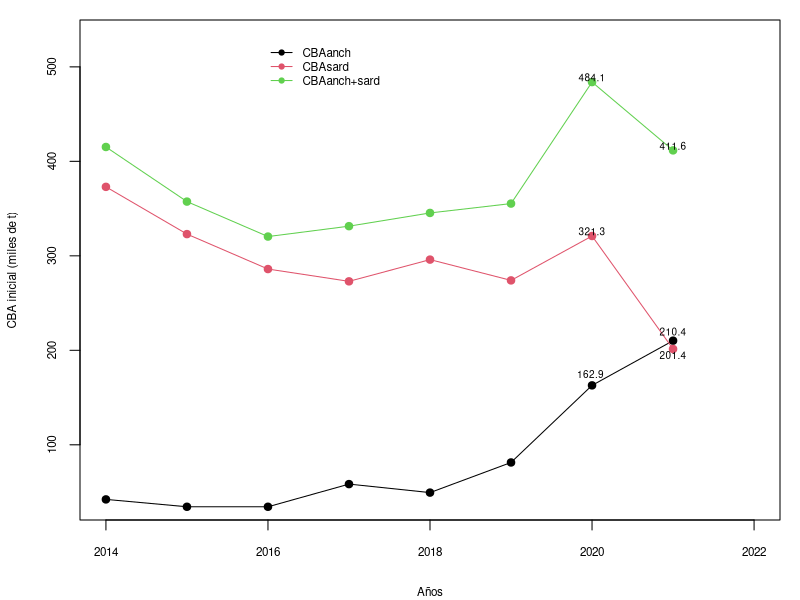
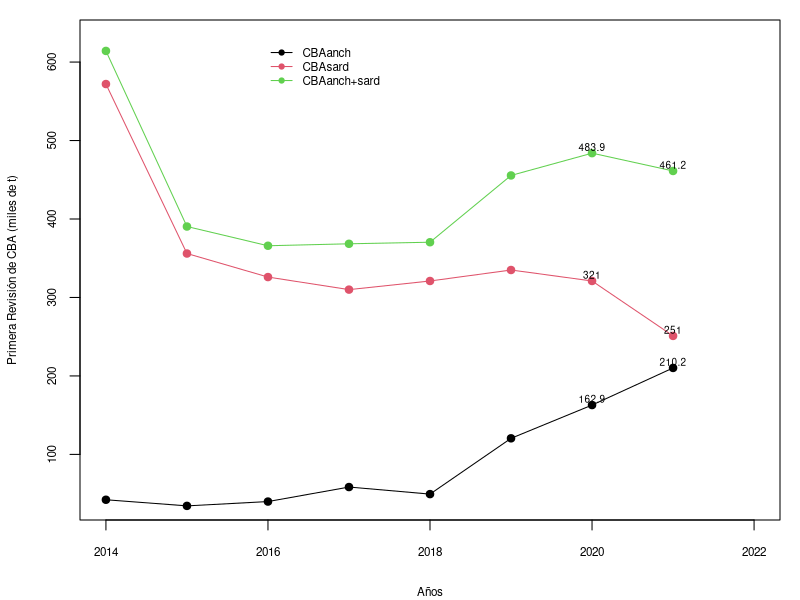
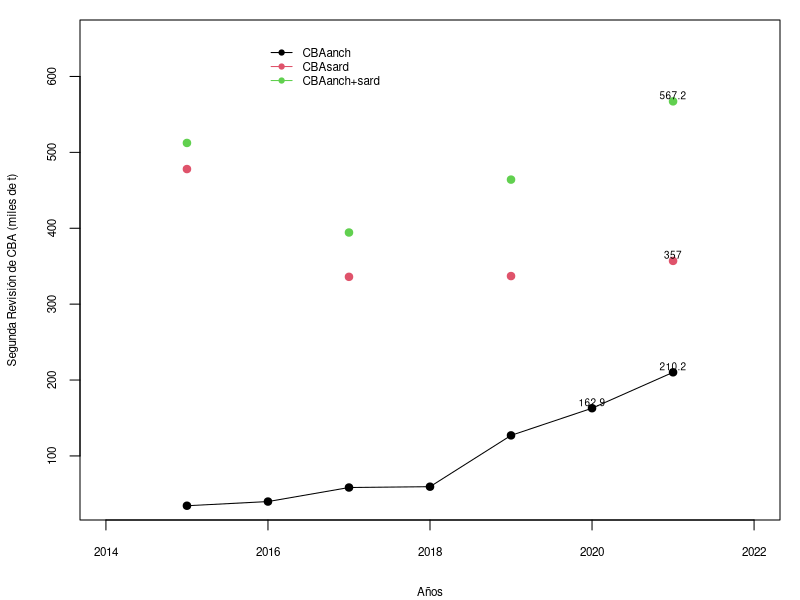
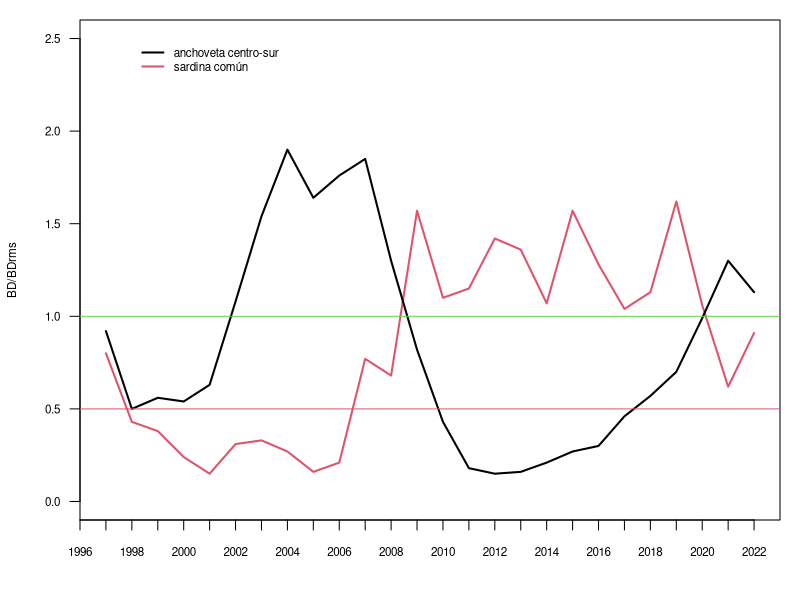

R code for these plots, in order:
## ---- chunk 1
year<-seq(2014,2021,1)
CBAanch<-c(42.2,34.4,34.4,58.4,49.4,81.3,162.9,210.2)
CBAsard<-c(373,323,286,273,296,274,321,201.4)
CBAmixta<-rowSums(cbind(CBAanch,CBAsard))

par(mfrow=c(1,1),mar=c(4,4,1,1))
plot(year,CBAanch,type="o",ylim=c(40,530),xlim=c(2014,2022),pch=19,ylab="CBA inicial (miles de t)",xlab="Años",cex.lab=0.7,cex.axis=0.7)
lines(year,CBAsard,col=2,type="o",pch=19)
lines(year,CBAmixta,col=3,type="o",pch=19)
text(c(rep(2020,3),rep(2021,3)),c(170,321,483.9,215,190,411.6)+5,c("162.9 ","321.3","484.1","210.4","201.4","411.6"),cex=0.6)
legend(2016,530,c("CBAanch","CBAsard","CBAanch+sard"),col=c(1,2,3),lwd=1,pch=19,cex=0.7,bty="n")
## ---- chunk 2
year<-seq(2014,2021,1)
CBAanch<-c(42.2,34.4,39.9,58.4,49.4,120.5,162.9,210.2)
CBAsard<-c(572,356,326,310,321,335,321,251)
CBAmixta2<-rowSums(cbind(CBAanch,CBAsard))

par(mfrow=c(1,1),mar=c(4,4,1,1))
plot(year,CBAanch,type="o",ylim=c(40,630),xlim=c(2014,2022),pch=19,ylab="Primera Revisión de CBA (miles de t)",xlab="Años",cex.lab=0.7,cex.axis=0.7)
lines(year,CBAsard,col=2,type="o",pch=19)
lines(year,CBAmixta2,col=3,type="o",pch=19)
text(c(rep(2020,3),rep(2021,3)),c(CBAsard[7],CBAanch[7],CBAmixta2[7],CBAsard[8],CBAanch[8],CBAmixta2[8])+8,c(CBAsard[7],CBAanch[7],CBAmixta2[7],CBAsard[8],CBAanch[8],CBAmixta2[8]),cex=0.6)
legend(2016,630,c("CBAanch","CBAsard","CBAanch+sard"),col=c(1,2,3),lwd=1,pch=19,cex=0.7,bty="n")
## ---- chunk 3
year<-seq(2014,2021,1)
CBAanch<-c(NA,34.4,39.9,58.4,59.5,127.1,162.9,210.2)
CBAsard<-c(NA,478,NA,336,NA,337,NA,357)
CBAmixta2<-rowSums(cbind(CBAanch,CBAsard))

par(mfrow=c(1,1),mar=c(4,4,1,1))
plot(year,CBAanch,type="o",ylim=c(40,650),xlim=c(2014,2022),pch=19,ylab="Segunda Revisión de CBA (miles de t)",xlab="Años",cex.lab=0.7,cex.axis=0.7)
lines(year,CBAsard,col=2,type="o",pch=19)
lines(year,CBAmixta2,col=3,type="o",pch=19)
text(c(rep(2020,3),rep(2021,3)),c(CBAsard[7],CBAanch[7],CBAmixta2[7],CBAsard[8],CBAanch[8],CBAmixta2[8])+8,c(CBAsard[7],CBAanch[7],CBAmixta2[7],CBAsard[8],CBAanch[8],CBAmixta2[8]),cex=0.6)
legend(2016,650,c("CBAanch","CBAsard","CBAanch+sard"),col=c(1,2,3),lwd=1,pch=19,cex=0.7,bty="n")
## ---- chunk 4

years1<-seq(1997,2022,1)


rpr_sard<-c(0.80,0.43,0.38,0.24,0.15,0.31,0.33,0.27,0.16,0.21,0.77,0.68,1.57,1.10,1.15,1.42,1.36,1.07,1.57,1.28,1.04,1.13,1.62,1.06,0.62,0.91)

rpr_anch<-c(0.92,0.50,0.56,0.54,0.63,1.08,1.54,1.90,1.64,1.76,1.85,1.30,0.82,0.43,0.18,0.15,0.16,0.21,0.27,0.30,0.46,0.57,0.7,0.99,1.30,1.13)

par(mfrow=c(1,1),mar=c(4,4,1,1))
plot(years1,rpr_sard,type="l",ylab="BD/BDrms",xlab="",ylim=c(0,2.5),xaxp=c(1990,2022,32),las=1,lwd=2,cex.lab=0.7,cex.axis=0.7,col=2)

lines(years1,rpr_anch,col=1,lwd=2)
#points(2020,1.02,pch=19,cex=1,col=1)
#text(2020,0.9,"2020",cex=0.8)
abline(h=c(1,0.5),col=c(3,2))
legend(1998,2.5,c("anchoveta centro-sur","sardina común"),col=c(1,2),lwd=c(2,2),bty="n",cex=0.7)

